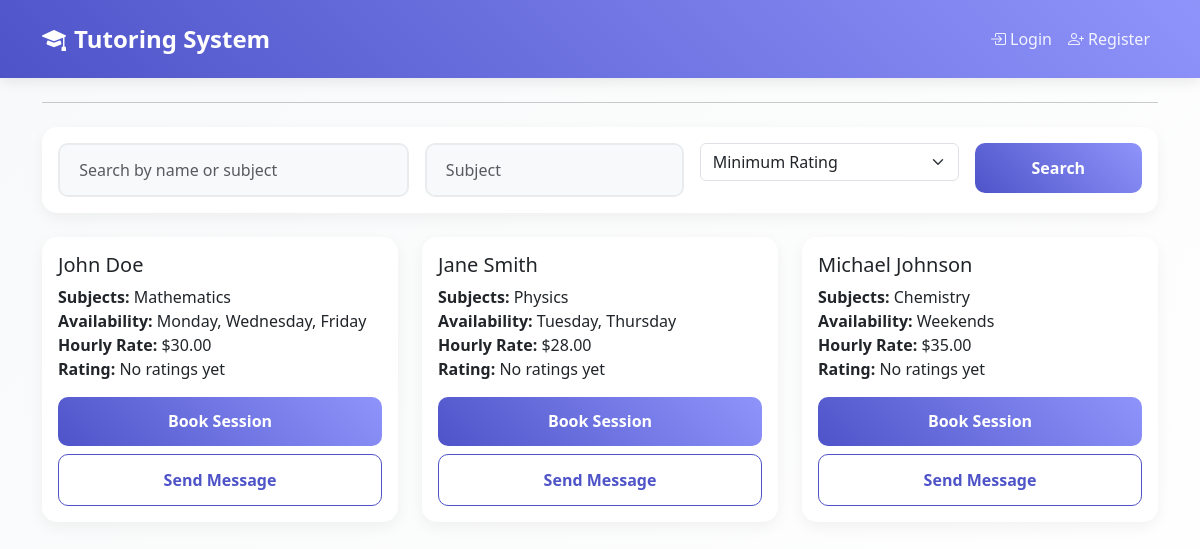
The page /tutors/ on the database its author committed.
### core/models.py (models this page shows, shortened)
class Profile(models.Model):
    USER_TYPE_CHOICES = [
        ('student', 'Student'),
        ('tutor', 'Tutor'),
    ]
    user = models.OneToOneField(User, on_delete=models.CASCADE)
    user_type = models.CharField(max_length=10, choices=USER_TYPE_CHOICES)
    bio = models.TextField(blank=True)
    subjects = models.CharField(max_length=200, blank=True)
    availability = models.CharField(max_length=200, blank=True)
    hourly_rate = models.DecimalField(max_digits=6, decimal_places=2, null=True, blank=True)
    profile_picture = models.ImageField(upload_to='profile_pics/', null=True, blank=True)

class Session(models.Model):
    STATUS_CHOICES = [
        ('pending', 'Pending'),
        ('confirmed', 'Confirmed'),
        ('completed', 'Completed'),
        ('cancelled', 'Cancelled'),
    ]
    student = models.ForeignKey(User, on_delete=models.CASCADE, related_name='student_sessions')
    tutor = models.ForeignKey(User, on_delete=models.CASCADE, related_name='tutor_sessions')
    subject = models.CharField(max_length=100)
    date = models.DateField()
    start_time = models.TimeField()
    end_time = models.TimeField()
    status = models.CharField(max_length=10, choices=STATUS_CHOICES, default='pending')
    meeting_link = models.URLField(blank=True)

### core/views.py (the view)
# urls.py: path('tutors/', views.tutor_search, name='tutor_search'),
def tutor_search(request):
    query = request.GET.get('q', '')
    subject = request.GET.get('subject', '')
    min_rating = request.GET.get('min_rating', 0)
    tutors = Profile.objects.filter(user_type='tutor')
    if query:
        tutors = tutors.filter(
            Q(user__username__icontains=query) |
            Q(subjects__icontains=query)
        )
    if subject:
        tutors = tutors.filter(subjects__icontains=subject)
    if min_rating:
        tutors = tutors.filter(user__tutor_sessions__review__rating__gte=min_rating).distinct()
    paginator = Paginator(tutors, 10)
    page = request.GET.get('page')
    tutors = paginator.get_page(page)
    return render(request, 'core/tutor_search.html', {
        'tutors': tutors,
        'query': query,
        'subject': subject,
        'min_rating': min_rating
    })

### core/context_processors.py (called while the page is built)
def paypal_settings(request):
    return {
        'PAYPAL_DONATE_BUSINESS_EMAIL': settings.PAYPAL_DONATE_BUSINESS_EMAIL,
        'PAYPAL_DONATE_CURRENCY':       settings.PAYPAL_DONATE_CURRENCY,
    }

### templates/core/tutor_search.html (shortened to what this page needs)
{% extends 'base.html' %}
{% block content %}
<div class="row mb-4">
    <div class="col-md-12">
        <div class="card">
            <div class="card-body">
                <form method="get" class="row g-3">
                    <div class="col-md-4">
                        <input type="text" name="q" class="form-control" placeholder="Search by name or subject" value="{{ query }}">
                    </div>
                    <div class="col-md-3">
                        <input type="text" name="subject" class="form-control" placeholder="Subject" value="{{ subject }}">
                    </div>
                    <div class="col-md-3">
                        <select name="min_rating" class="form-select">
                            <option value="">Minimum Rating</option>
                        </select>
                    </div>
                    <div class="col-md-2">
                        <button type="submit" class="btn btn-primary w-100">Search</button>
                    </div>
                </form>
            </div>
        </div>
    </div>
</div>
<div class="row">
    {% for tutor in tutors %}
    <div class="col-md-4 mb-4">
        <div class="card h-100">
            <div class="card-body">
                <h5 class="card-title">{{ tutor.user.username }}</h5>
                <p class="card-text">
                    <strong>Subjects:</strong> {{ tutor.subjects }}<br>
                    <strong>Availability:</strong> {{ tutor.availability }}<br>
                    <strong>Hourly Rate:</strong> ${{ tutor.hourly_rate }}<br>
                    <strong>Rating:</strong> {{ tutor.user.tutor_sessions.all.0.review.rating|default:"No ratings yet" }}
                </p>
                <div class="d-grid gap-2">
                    <a href="{% url 'book_session' tutor.user.id %}" class="btn btn-primary">Book Session</a>
                    <a href="{% url 'send_message' tutor.user.id %}" class="btn btn-outline-primary">Send Message</a>
                </div>
            </div>
        </div>
    </div>
    {% empty %}
    <div class="col-12">
        <div class="alert alert-info">
            No tutors found matching your criteria.
        </div>
    </div>
    {% endfor %}
</div>
{% endblock %}

### templates/base.html (shortened to what this page needs)
<!DOCTYPE html>
<html lang="en">
<head>
    <link href="https://cdn.jsdelivr.net/npm/bootstrap@5.3.0/dist/css/bootstrap.min.css" rel="stylesheet">
    <link rel="stylesheet" href="https://cdn.jsdelivr.net/npm/bootstrap-icons@1.7.2/font/bootstrap-icons.css">
</head>
<body>
    <nav class="navbar navbar-expand-lg">
        <div class="container">
            <a class="navbar-brand" href="{% url 'tutor_search' %}">
                <i class="bi bi-mortarboard-fill me-2"></i>Tutoring System
            </a>
            <div class="collapse navbar-collapse" id="navbarNav">
                <ul class="navbar-nav">
                    {% if user.is_authenticated %}
                        <li class="nav-item">
                            <a class="nav-link" href="{% url 'profile' %}">
                                <i class="bi bi-person-circle me-1"></i>Profile
                            </a>
                        </li>
                        <li class="nav-item">
                            <form method="post" action="{% url 'logout' %}" class="d-inline">
                                {% csrf_token %}
                                <button type="submit" class="nav-link border-0 bg-transparent">
                                    <i class="bi bi-box-arrow-right me-1"></i>Logout
                                </button>
                            </form>
                        </li>
                    {% else %}
                        <li class="nav-item">
                            <a class="nav-link" href="{% url 'login' %}">
                                <i class="bi bi-box-arrow-in-right me-1"></i>Login
                            </a>
                        </li>
                        <li class="nav-item">
                            <a class="nav-link" href="{% url 'register' %}">
                                <i class="bi bi-person-plus me-1"></i>Register
                            </a>
                        </li>
                    {% endif %}
                </ul>
            </div>
        </div>
    </nav>
    <div class="container mt-4">
        <hr class="my-4">
      </div>
    <div class="container mt-4">
        {% block content %}
        {% endblock %}
    </div>
</body>
</html>

### templates/base.html (style rules this page uses)
:root { --primary-color: #4e54c8; --secondary-color: #8f94fb; --accent-color: #ff6b6b; --background-color: #f8f9fa; --text-color: #2d3436; }
body { background: linear-gradient(135deg, var(--background-color) 0%, #ffffff 100%); color: var(--text-color); min-height: 100vh; }
.navbar { background: linear-gradient(45deg, var(--primary-color), var(--secondary-color)); padding: 1rem 0; box-shadow: 0 2px 15px rgba(0, 0, 0, 0.1); }
.navbar-brand { font-size: 1.5rem; font-weight: 700; color: white !important; }
.nav-link { color: rgba(255, 255, 255, 0.9) !important; font-weight: 500; transition: all 0.3s ease; }
.card { border: none; border-radius: 15px; box-shadow: 0 5px 15px rgba(0, 0, 0, 0.05); transition: all 0.3s ease; background: white; animation: fadeIn 0.5s ease-in-out; }
.btn-primary { background: linear-gradient(45deg, var(--primary-color), var(--secondary-color)); border: none; border-radius: 10px; padding: 0.8rem 1.5rem; font-weight: 600; transition: all 0.3s ease; }
.btn-outline-primary { border-color: var(--primary-color); color: var(--primary-color); border-radius: 10px; padding: 0.8rem 1.5rem; font-weight: 600; }
.form-control { border-radius: 10px; padding: 0.8rem 1.2rem; border: 2px solid #e9ecef; transition: all 0.3s ease; background-color: #f8f9fa; }
.btn { position: relative; overflow: hidden; z-index: 1; }
.btn::after { content: ''; position: absolute; bottom: 0; left: 0; width: 100%; height: 100%; background-color: rgba(255, 255, 255, 0.2); transform: scaleX(0); transform-origin: right; transition: transform 0.3s ease-out; z-index: -1; }

### rows shown on the page
Profile: user.username "John Doe", subjects "Mathematics", availability "Monday, Wednesday, Friday", hourly_rate "30.00", user.tutor_sessions.all.0.review.rating "No ratings yet"
Profile: user.username "Jane Smith", subjects "Physics", availability "Tuesday, Thursday", hourly_rate "28.00", user.tutor_sessions.all.0.review.rating "No ratings yet"
Profile: user.username "Michael Johnson", subjects "Chemistry", availability "Weekends", hourly_rate "35.00", user.tutor_sessions.all.0.review.rating "No ratings yet"
